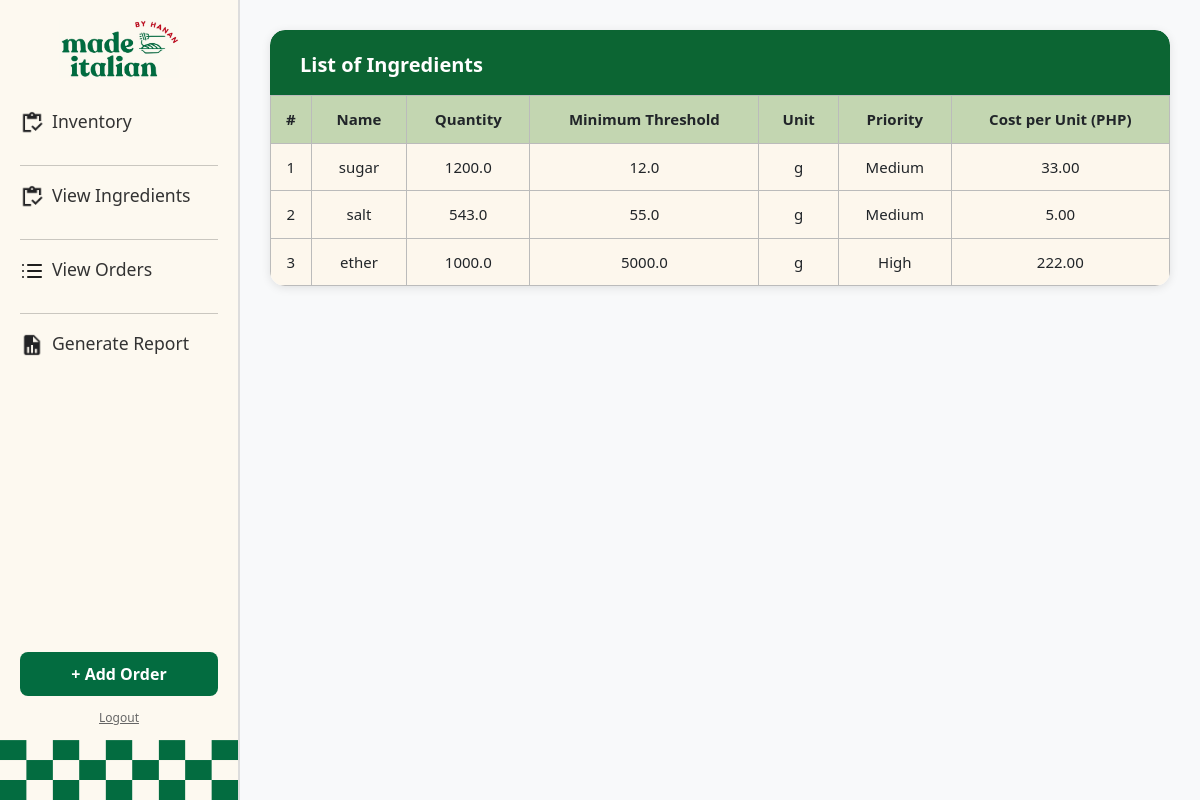
/view_ingredients, run on an earlier commit of the app's database.
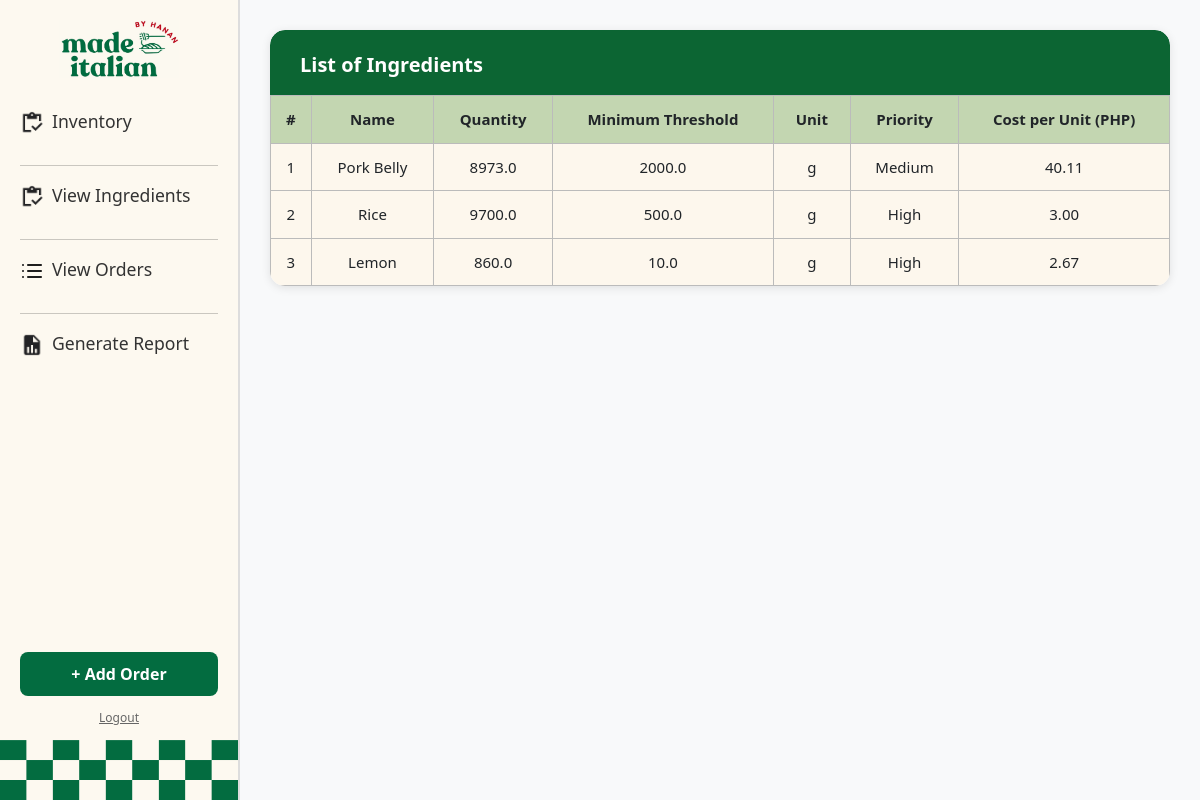
And on a later commit of the database.
### hananApp/models.py (models this page shows, shortened)
class Ingredient(models.Model):
    PRIORITIES = [
        (1, 'High'),
        (2, 'Medium'),
        (3, 'Low')
    ]
    UNITS = [
        ('g', 'Grams'),
        ('pcs', 'Pieces')
    ]
    name = models.CharField(max_length=255)
    id = models.BigAutoField(primary_key=True)
    min_threshold = models.FloatField()
    quantity = models.FloatField()
    priority = models.IntegerField(choices=PRIORITIES)
    unit = models.CharField(max_length=10,choices=UNITS)
    price_per_unit = models.FloatField()

### hananApp/views.py (the view)
# urls.py: path('view_ingredients', views.view_ingredients, name='view_ingredients'),
def view_ingredients(request):
    ingredients = Ingredient.objects.all()
    return render(request, 'hananApp/view_ingredients.html', {'ingredients':ingredients})

### hananApp/templates/hananApp/view_ingredients.html (shortened to what this page needs)
{% extends 'hananApp/base.html' %}
{% block content %}
<div class="table-wrapper">
    <div class="table-header">List of Ingredients</div>
    {% if ingredients %}
        <table class="ingredients-table">
            <thead>
                <tr>
                    <th style="width: 40px;">#</th>
                    <th>Name</th>
                    <th>Quantity</th>
                    <th>Minimum Threshold</th>
                    <th>Unit</th>
                    <th>Priority</th>
                    <th>Cost per Unit (PHP)</th>
                </tr>
            </thead>
            <tbody>
                {% for ingredient in ingredients %}
                    <tr>
                        <td>{{ forloop.counter }}</td>
                        <td>{{ ingredient.name }}</td>
                        <td>{{ ingredient.quantity }}</td>
                        <td>{{ ingredient.min_threshold }}</td>
                        <td>{{ ingredient.unit }}</td>
                        <td>{{ ingredient.get_priority_display }}</td>
                        <td>{{ ingredient.price_per_unit|floatformat:2 }}</td>
                    </tr>
                {% endfor %}
            </tbody>
        </table>
    {% else %}
        <div class="p-3">No ingredients available.</div>
    {% endif %}
</div>
{% endblock %}

### hananApp/templates/hananApp/base.html (shortened to what this page needs)
{% load static %}
<!DOCTYPE html>
<html lang="en">
<head>
  <link href="https://cdn.jsdelivr.net/npm/bootstrap@5.3.2/dist/css/bootstrap.min.css" rel="stylesheet"/>
</head>
<body>
  <div class="sidebar">
    <div class="sidebar-inner">
      <div class="brand-logo">
        <a href="/"><img src="{% static 'hananApp/logo.png' %}" alt="Made Italian Logo" /></a>
      </div>
      <div class="nav-section">
        <a href="/dashboard" class="sidebar-link">
          <div class="d-flex align-items-start">
            <img src="{% static 'hananApp/clipboard.png' %}" alt="Inventory" class="icon me-2" />
            <div><span>Inventory</span></div>
          </div>
        </a>
      </div>
      <hr class="nav-divider" />
      <div class="nav-section">
        <a href="/view_ingredients" class="sidebar-link">
          <div class="d-flex align-items-start">
            <img src="{% static 'hananApp/clipboard.png' %}" alt="Ingredients" class="icon me-2" />
            <div><span>View Ingredients</span></div>
          </div>
        </a>
      </div>
      <hr class="nav-divider" />
      <div class="nav-section">
        <a href="/orders" class="sidebar-link">
          <div class="d-flex align-items-start">
            <img src="{% static 'hananApp/order.png' %}" alt="Orders" class="icon me-2" />
            <div><span>View Orders</span></div>
          </div>
        </a>
      </div>
      <hr class="nav-divider" />
      <div class="nav-section">
        <a href="/generate_report" class="sidebar-link">
          <div class="d-flex align-items-start">
            <img src="{% static 'hananApp/report.png' %}" alt="Report" class="icon me-2" />
            <div><span>Generate Report</span></div>
          </div>
        </a>
      </div>
    </div>
    <div>
      <a href="/add_order" class="btn-add-order">+ Add Order</a>
      <form action="{% url 'logout' %}" method="post" style="text-align: center; margin-top: 8px; margin-bottom: 12px;">
        <button type="submit" style="all: unset; cursor: pointer; color: #666; font-size: 12px; text-decoration: underline;">
          Logout
        </button>
      </form>
      <div class="checkered"></div>
    </div>
  </div>
  <div class="main-content">
    {% block content %}{% endblock %}
  </div>
</body>
</html>

### hananApp/templates/hananApp/view_ingredients.html (style rules this page uses)
.table-wrapper { background-color: #ffffff; border-radius: 15px; box-shadow: 0 2px 10px rgba(0,0,0,0.1); overflow: hidden; margin-bottom: 30px; }
.table-header { background-color: #0c6533; color: white; padding: 20px 30px 15px; font-size: 20px; font-weight: bold; border-top-left-radius: 15px; border-top-right-radius: 15px; }
.ingredients-table { width: 100%; border-collapse: collapse; background-color: #fdf7ed; }
.ingredients-table th, .ingredients-table td { border: 1px solid #bbb; padding: 12px 15px; font-size: 15px; text-align: left; }
.ingredients-table th { background-color: #c3d6b1; font-weight: bold; text-align: center; }
.ingredients-table td { text-align: center; }

What changed in the data, as far as the page shows it:
changed Ingredient "Medium": name "sugar" → "Pork Belly"; quantity "1200.0" → "8973.0"; min_threshold "12.0" → "2000.0"; price_per_unit "33.00" → "40.11"
changed Ingredient: name "salt" → "Rice"; quantity "543.0" → "9700.0"; min_threshold "55.0" → "500.0"; priority "Medium" → "High"; price_per_unit "5.00" → "3.00"
changed Ingredient: name "ether" → "Lemon"; quantity "1000.0" → "860.0"; min_threshold "5000.0" → "10.0"; price_per_unit "222.00" → "2.67"
